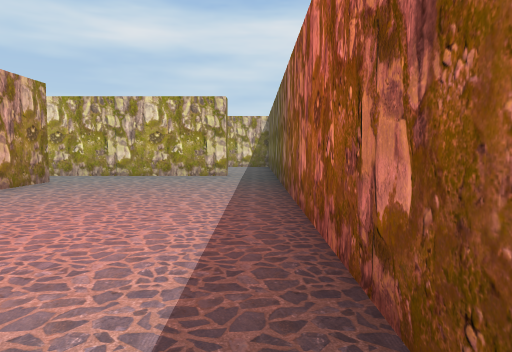
View 1 (above)

22 first-person views from a walk through a Unity game level. The camera is 1.3 m above the floor, tilts 4° down and sees 70° across. The floor is counted in squares, 2 m on a side. Each view is taken from the middle of a square. On the plan, view 1 faces up. The plan holds only what a view shows up to about 11 squares ahead; the rest is blank. The player is left out. Some surface patterns are stand-ins.

View 2
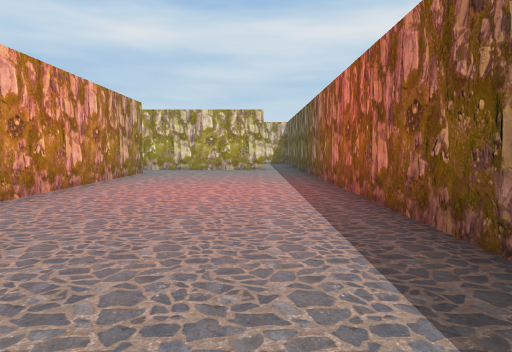

View 3
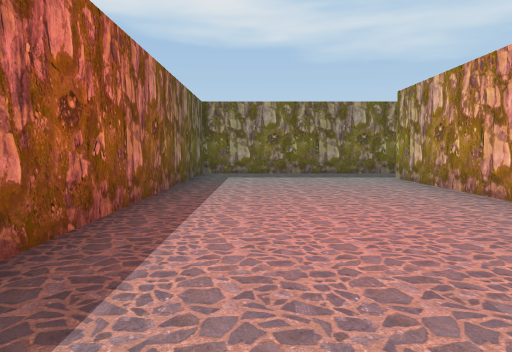

View 4
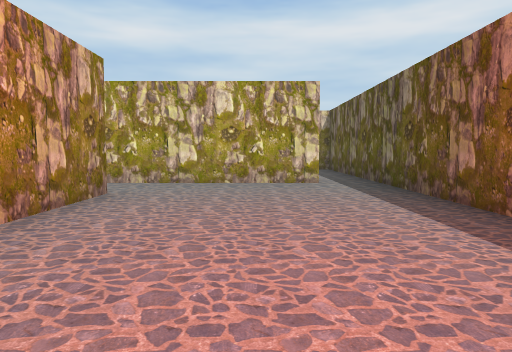

View 5
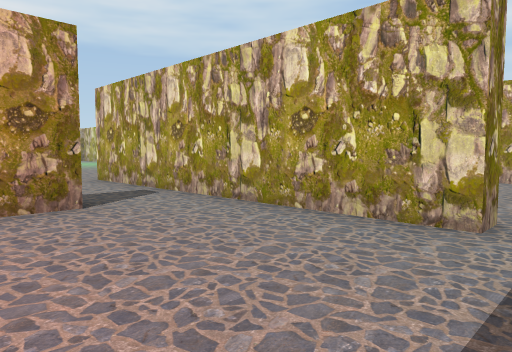

View 6
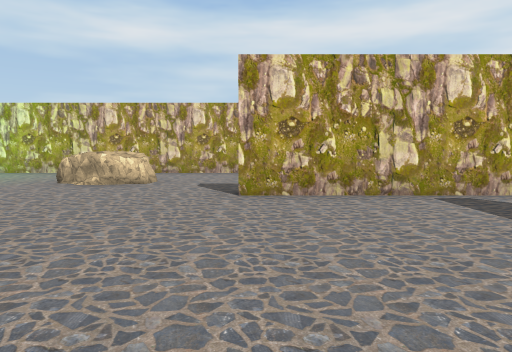

View 7
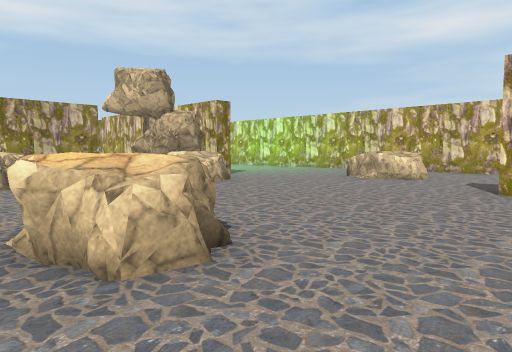

View 8
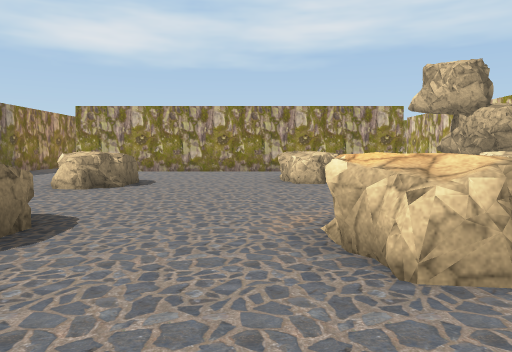

View 9
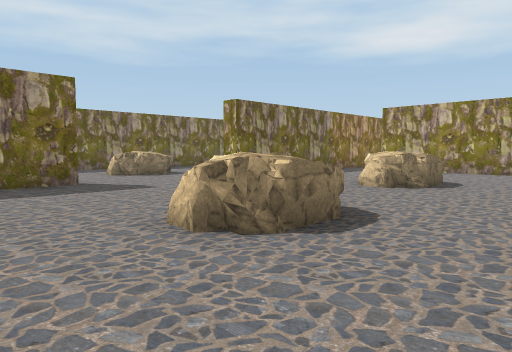

View 10
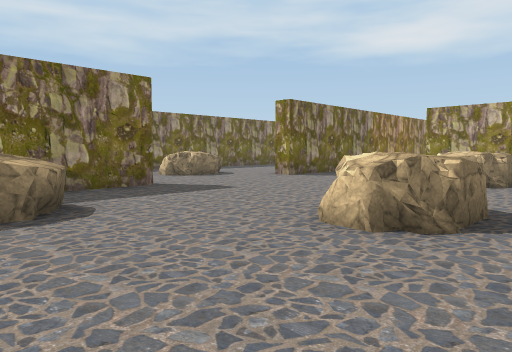

View 11
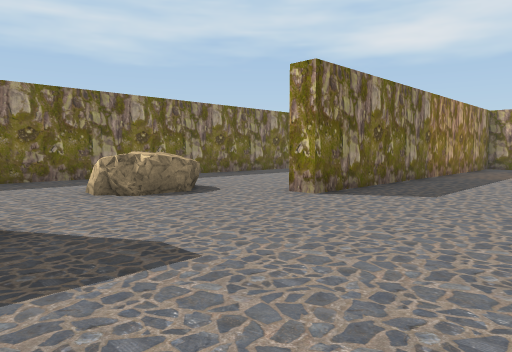

View 12
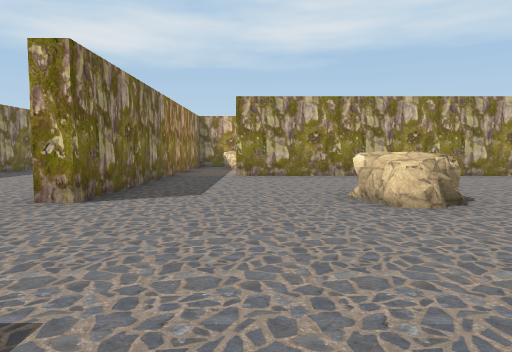

View 13
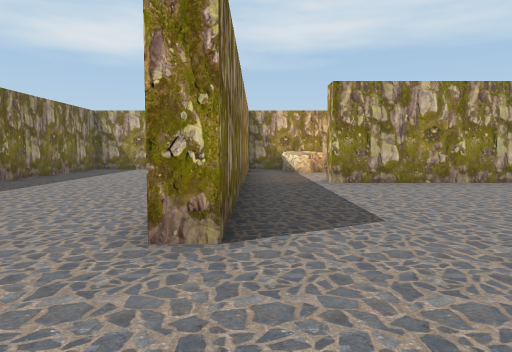

View 14
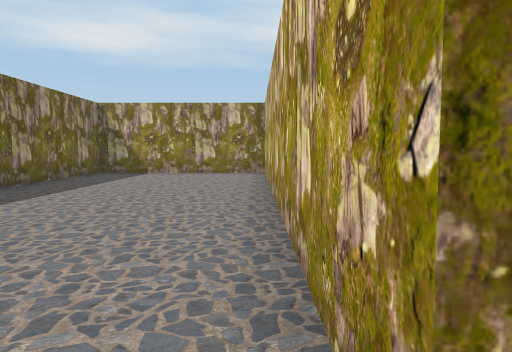

View 15
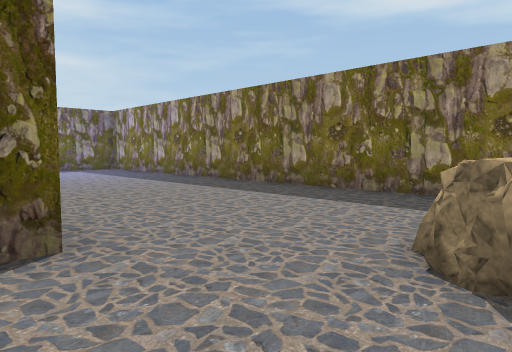

View 16
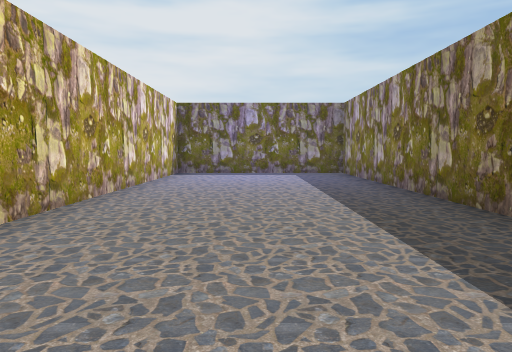

View 17
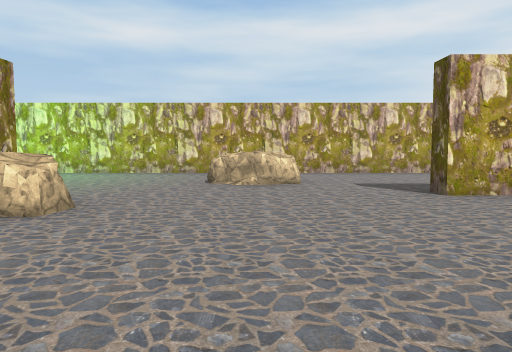

View 18
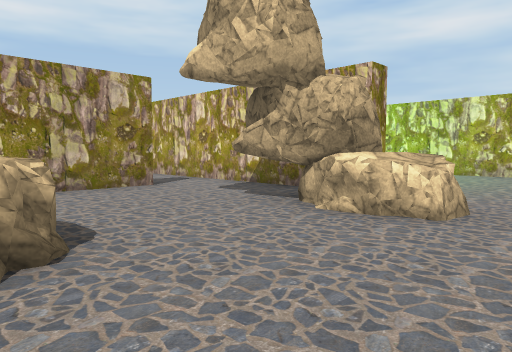

View 19
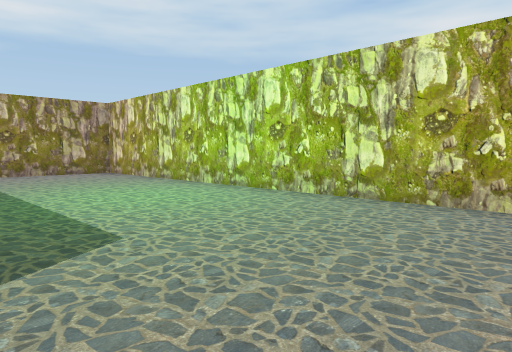

View 20
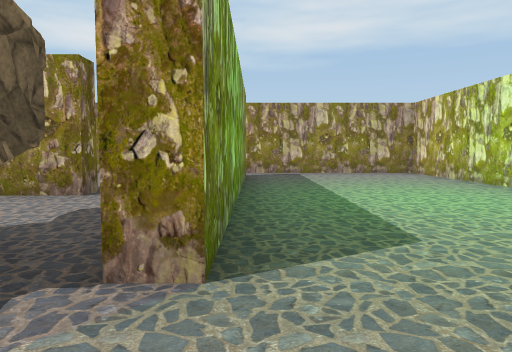

View 21
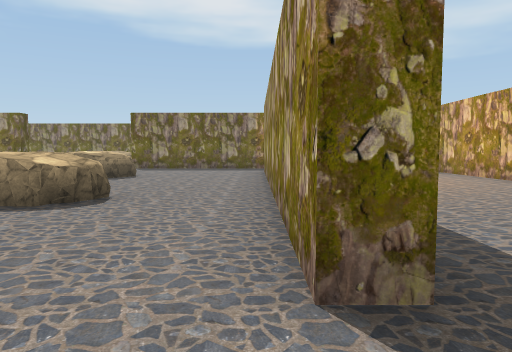

View 22
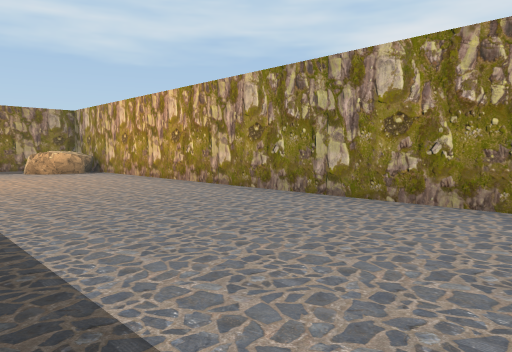

### Floor plan
Points are (right, up) in squares from view 1. A wall is a line through its corners. A room is listed if a view was taken in it or the views show most of it. See-through windows are left out.
Room 1 (views 1, 2, 3, 4, 5)
walls: (-4.2, 7.6) (-4.2, -2.5); (-0.7, 9.9) (-0.7, 9.3) (-5.4, 9.3); (-5, -4.2) (0.5, -4.2) (0.5, 10.4)
ways out: opening at (-5, -3) to room 2; opening at (-5, 8.5) to room 2; opening at (0, 10) to room 2
Room 2 (views 6, 7, 8, 9, 10, 11, 12, 13, 14, 15, 16, 17, 18, 19, 20, 21)
walls: (-9.5, -4.9) (-9.5, -4.2) (-7, -4.2); (-18.2, 7.5) (-18.2, -2.5) (-18.8, -2.5); (-18.5, -4.2) (-13.5, -4.2) (-13.5, -4.8) (-23, -4.8); (-5.4, 9.3) (-8.2, 9.3) (-8.2, 9.8); (-16.1, -9.5) (0.5, -9.5) (0.5, -4.8) (-6.9, -4.8); (-21.5, 9.8) (-14.7, 9.8) (-14.7, 9.3) (-18.4, 9.3); (-23.5, -4.8) (-23.5, -9.5) (-18.8, -9.5); (-5.9, 14.5) (-23.5, 14.5) (-23.5, 10.5); (0.5, 10.4) (0.5, 13.1)
ways out: opening at (-5, -3) to room 1; opening at (-5, 8.5) to room 1; opening at (0, 10) to room 1; opening at (-23, 10) to room 3; opening at (-19, -3) to room 3; opening at (-19, 8.5) to room 3
objects: rock (-16, 4) to (-14, 4); rock (-16, 8); rock (-15, 0) to (-13, 0); rock (-15, 8) to (-13, 8); rock (-13, -7) to (-11, -6); rock (-12, 11) to (-10, 12); rock (-10, 0) to (-9, 1); rock (-10, 4) to (-9, 4); rock (-7, -3) to (-6, -2)
Room 3 (view 22)
walls: (-18.9, 7.5) (-18.2, 7.5); (-18.4, 9.3) (-21.4, 9.3); (-21.5, -4.2) (-18.5, -4.2); (-23.5, 10.5) (-23.5, -2.1)
ways out: opening at (-23, 10) to room 2; opening at (-19, -3) to room 2; opening at (-19, 8.5) to room 2
objects: rock (-23, -3) to (-22, -2)

Positions as (right, up) in squares from view 1, and headings:
1: (0, 0), facing up
2: (-1, -3), facing up
3: (-1, 6), facing down
4: (-2, 2), facing up
5: (0, 6), facing up-left
6: (-8, 4), facing up
7: (-7, 3), facing up-left
8: (-7, 3), facing left
9: (-7, 3), facing down-left
10: (-6, 2), facing down-left
11: (-9, -1), facing down-left
12: (-9, -2), facing left
13: (-11, -4), facing left
14: (-13, -5), facing left
15: (-12, -4), facing down-right
16: (-10, -7), facing right
17: (-11, 4), facing up
18: (-12, 4), facing up-left
19: (-13, 10), facing up-left
20: (-13, 10), facing left
21: (-18, 9), facing down
22: (-19, 9), facing down-left
